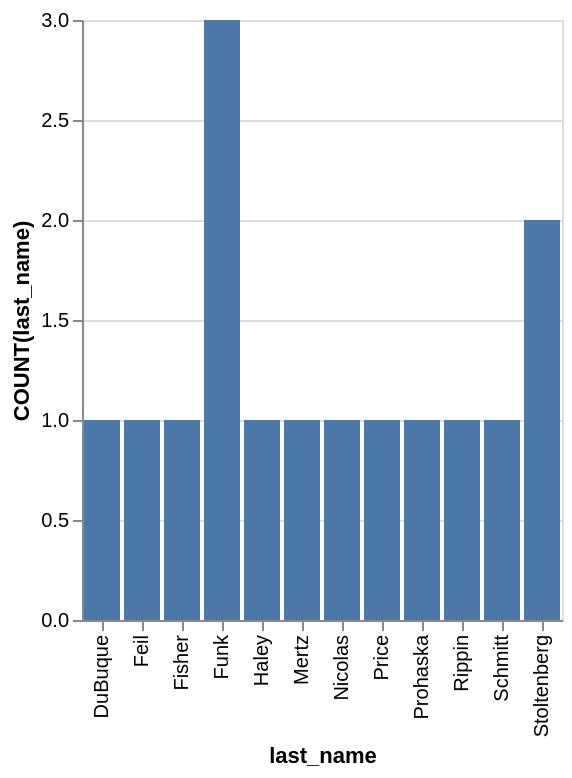

Express this chart as Vega-Lite.
### Vega-Lite specification from a JSON file in a GitHub repository (floating-point values rounded to 4 significant figures)
{"data": {"values": [{"x_data": "DuBuque", "y_data": 1}, {"x_data": "Feil", "y_data": 1}, {"x_data": "Fisher", "y_data": 1}, {"x_data": "Funk", "y_data": 3}, {"x_data": "Haley", "y_data": 1}, {"x_data": "Mertz", "y_data": 1}, {"x_data": "Nicolas", "y_data": 1}, {"x_data": "Price", "y_data": 1}, {"x_data": "Prohaska", "y_data": 1}, {"x_data": "Rippin", "y_data": 1}, {"x_data": "Schmitt", "y_data": 1}, {"x_data": "Stoltenberg", "y_data": 2}]}, "mark": "bar", "encoding": {"x": {"field": "x_data", "type": "nominal", "title": "last_name", "sort": "ascending"}, "y": {"field": "y_data", "type": "quantitative", "title": "COUNT(last_name)"}}}
